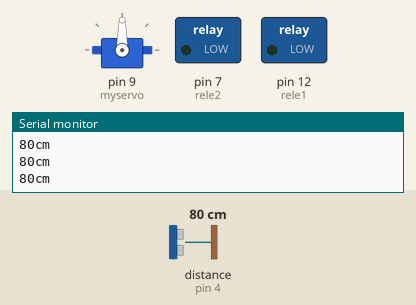
This sketch was run on a simulated Arduino Uno, built with avr-gcc and run on an emulated ATmega328P. On the bench: servo, switched loads named in the sketch (green lamp = pin HIGH), the last lines printed to the serial monitor. Wiring (inferred from the names in the program): ultrasonic range finder: trigger pin 2; echo pin 4. The test bench sets the inputs (shaded band); at power-on: distance to the obstacle (sensor on pin 4) 80 cm. The echo pulse lasts 58.3 µs per cm; pins used as bus, display or sensor lines are not drawn.

Above: at 1.2 s.
1.3 s: distance to the obstacle (sensor on pin 4) set to 2 cm
At 2.6 s:
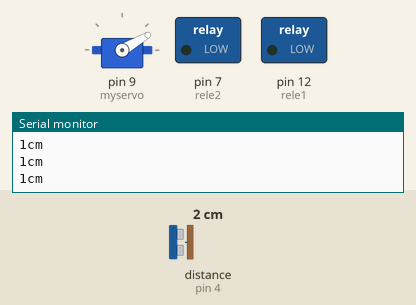
2.9 s: distance to the obstacle (sensor on pin 4) set to 120 cm
At 4.2 s:
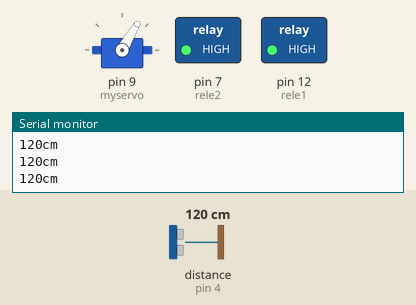
4.8 s: distance to the obstacle (sensor on pin 4) set to 83 cm
6.3 s: distance to the obstacle (sensor on pin 4) set to 76 cm
At 7.7 s:
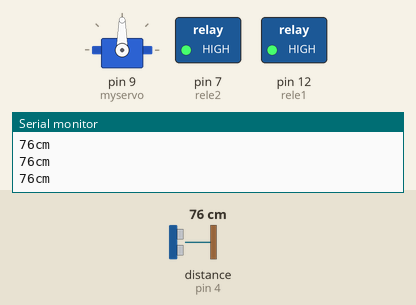
8.2 s: distance to the obstacle (sensor on pin 4) set to 4 cm
At 8.46 s:
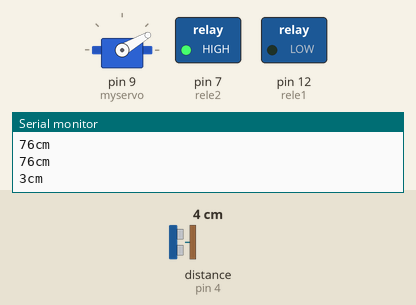
10.1 s: distance to the obstacle (sensor on pin 4) set to 35 cm
At 10.7 s:
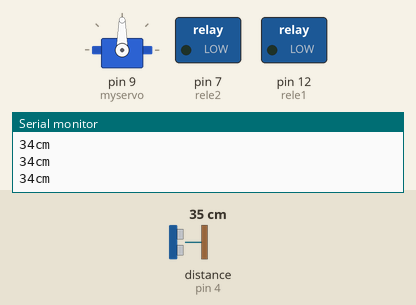
Timing chart, 0 to 12.8 s (numbered marks = the images above; inputs shaded):
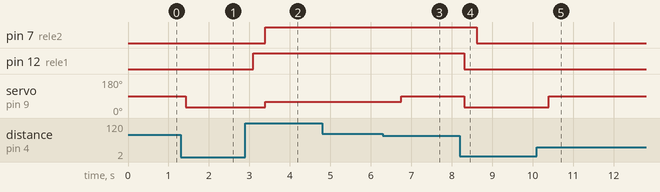

Measured:
- the behaviour switches between 81 and 80 cm on distance to the obstacle (sensor on pin 4) (found by bisection; images 2 and 3)
- after the input at 1.3 s, servo on pin 9 (myservo): 90° → 30° after 0.13 s
- after the input at 2.9 s, pin 7 (rele2): LOW → HIGH after 0.50 s; pin 12 (rele1): LOW → HIGH after 0.20 s; servo on pin 9 (myservo): 30° → 60° after 0.50 s
- after the input at 6.3 s, servo on pin 9 (myservo): 60° → 90° after 0.45 s
- after the input at 8.2 s, pin 7 (rele2): HIGH → LOW after 0.41 s; pin 12 (rele1): HIGH → LOW after 0.11 s; servo on pin 9 (myservo): 90° → 30° after 0.11 s
- after the input at 10.1 s, servo on pin 9 (myservo): 30° → 90° after 0.29 s

The sketch:

car_ino.ino
```cpp
 #include <Servo.h>
const int trigPin = 2;
const int echoPin = 4;
 int rele1 = 12;
int rele2 = 7 ;
 Servo myservo;

void setup() {
// initialize serial communication:
Serial.begin(9600);
myservo.attach(9);
 pinMode(rele1, OUTPUT);
pinMode(rele2, OUTPUT);
}

void loop()
{
// establish variables for duration of the ping,
// and the distance result in inches and centimeters:
long duration, cm;

// The sensor is triggered by a HIGH pulse of 10 or more microseconds.
// Give a short LOW pulse beforehand to ensure a clean HIGH pulse:
pinMode(trigPin, OUTPUT);
digitalWrite(trigPin, LOW);
delayMicroseconds(2);
digitalWrite(trigPin, HIGH);
delayMicroseconds(10);
digitalWrite(trigPin, LOW);

// Read the signal from the sensor: a HIGH pulse whose
// duration is the time (in microseconds) from the sending
// of the ping to the reception of its echo off of an object.
pinMode(echoPin, INPUT);
duration = pulseIn(echoPin, HIGH);

// convert the time into a distance
//inches = microsecondsToInches(duration);
cm = microsecondsToCentimeters(duration);
//Serial.print(inches);
//Serial.print("in, ");
Serial.print(cm);
Serial.print("cm");
Serial.println();
delay(100);
if ( cm > 80 ) {
 digitalWrite(rele1, HIGH);
  delay(300);
digitalWrite(rele2, HIGH);
myservo.write(60);
}
else if ( cm < 30 ) {
   myservo.write(30);
   digitalWrite(rele1, LOW);
delay(300);
digitalWrite(rele2, LOW);

   delay(15);

}

else {
   myservo.write(90);
   delay(15);

}
}

long microsecondsToInches(long microseconds)
{
// According to Parallax's datasheet for the PING))), there are
// 73.746 microseconds per inch (i.e. sound travels at 1130 feet per
// second). This gives the distance travelled by the ping, outbound
// and return, so we divide by 2 to get the distance of the obstacle.
// See: http://www.parallax.com/dl/docs/prod/acc/28015-PING-v1.3.pdf
return microseconds / 74 / 2;
}

long microsecondsToCentimeters(long microseconds)
{
// The speed of sound is 340 m/s or 29 microseconds per centimeter.
// The ping travels out and back, so to find the distance of the
// object we take half of the distance travelled.
return microseconds / 29 / 2;
}
```
